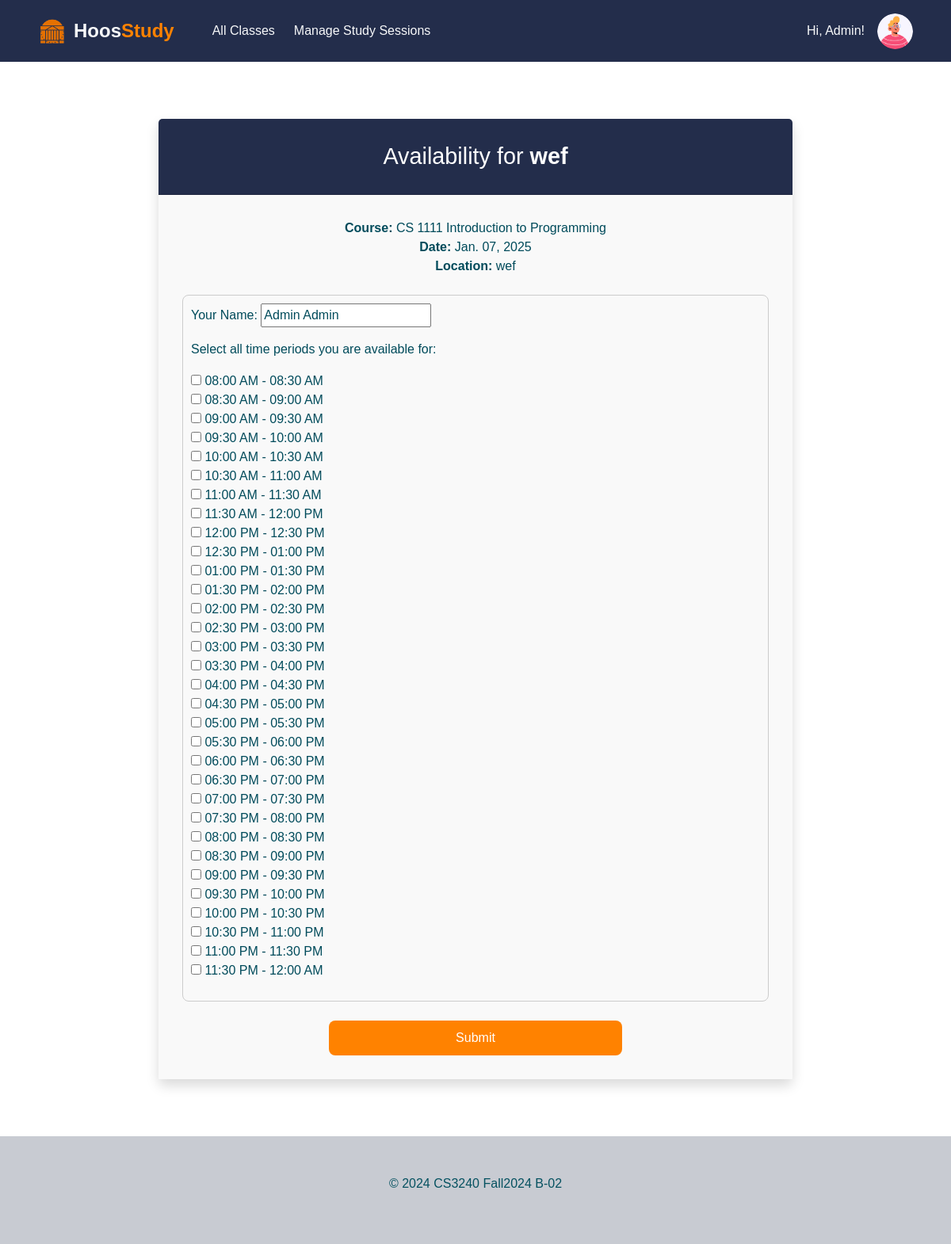
The page /availability/50 (signed in) on the database its author committed.
### hoos_study_app/models.py (models this page shows, shortened)
class User(AbstractUser):
    YEAR_CHOICES = [
        ('1', 'First Year'),
        ('2', 'Second Year'),
        ('3', 'Third Year'),
        ('4', 'Fourth Year'),
    ]
    is_pma_admin = models.BooleanField(default=False)
    year = models.CharField(max_length=1, choices=YEAR_CHOICES,  null=True, blank=True)
    profile_picture = models.ImageField(
        upload_to='profile_pictures/', null=True, blank=True,
        validators=[validate_file_extension, validate_file_size],
        default=random_profile_picture
    )

class StudySession(models.Model): #what we need to keep track of in the tables
    name = models.CharField('Study Session Name', max_length=200)
    course_name = models.ForeignKey(Course, on_delete=models.CASCADE)
    date = models.DateTimeField('Study Session Date')
    created_by = models.CharField(max_length=200)
    owner = models.ForeignKey(User, on_delete=models.CASCADE, related_name="owned_sessions", null=True, blank=True)
    description = models.CharField(max_length=400)
    location_name = models.CharField('Study Session Location', max_length=200)
    room_number = models.CharField(max_length=50, null=True, blank = True, default="No room number provided")
    description_of_location = models.CharField(max_length=400 )
    attendees = models.ManyToManyField(User, related_name="study_session") # now allows users to sign up for many sessions

class Course(models.Model):
    mnemonic = models.CharField(max_length=4, default="GEN")
    number = models.IntegerField(default=1000)
    title = models.CharField(max_length=100, default="HOOS")
    students = models.ManyToManyField(User, related_name="courses", blank=True)
    semester = models.CharField(max_length=20, default="N/A")
    def __str__(self):
        return f"{self.mnemonic} {self.number} {self.title}"

### hoos_study_app/views.py (the view)
# urls.py: path("availability/<int:session_id>", views.give_availability, name='give-availability'),
@login_required
@cache_control(no_cache=True, must_revalidate=True, no_store=True)
def give_availability(request, session_id):
    submitted = False
    session = get_object_or_404(StudySession, pk=session_id)
    course_id = session.course_name.id
    if request.method == 'POST':
        form = AvailabilityForm(request.POST, user=request.user)
        form.fields['time_slots'].choices = create_time_choices()
        if form.is_valid():
            availability = form.save(commit=False)
            if isinstance(availability.time_slots, list):
                availability.time_slots = ", ".join(availability.time_slots)
            availability.session = session
            availability.save()
            time.sleep(0.1)
            if request.user not in session.attendees.all():
                session.attendees.add(request.user)
                session.save()
                print(f"Added {request.user.username} as an attendee to the session: {session.name}")
            print(f"Saved availability for {availability.user_name} with time slots {availability.time_slots}")
        else:
            print("Form validation errors:", form.errors)
        return redirect(
            f"{reverse('hoos_study_app:give-availability', kwargs={'session_id': session.id})}?submitted=True&course_id={course_id}&session_id={session.id}"
            )
    else:
        form = AvailabilityForm(user=request.user)
        form.fields['time_slots'].choices = create_time_choices()
        if 'submitted' in request.GET:
            submitted = True
    availabilities = StudySessionAvailability.objects.filter(session=session).all()
    return render(request, 'hoos_study_app/availability.html', {'session': session,
                                                                'availabilities': availabilities,
                                                                'form': form, 'submitted': submitted, 'course_id': course_id,
                                                                })

### hoos_study_app/forms.py (shortened to what this page needs)
class AvailabilityForm(forms.ModelForm):
    time_slots = forms.MultipleChoiceField(
        widget = forms.CheckboxSelectMultiple,
        label= "Select all time periods you are available for"
    )
    class Meta:
        model = StudySessionAvailability
        fields = ('user_name', 'time_slots')
    def __init__(self, *args, **kwargs):
        user = kwargs.pop('user', None)
        super().__init__(*args, **kwargs)
        if user:
            self.fields['user_name'].initial = f"{user.first_name} {user.last_name}"

### hoos_study_app/views.py (called while the page is built)
def create_time_choices():
    choices = []
    cur_time = datetime.strptime("08:00", "%H:%M")
    end_time = datetime.strptime("23:30", "%H:%M")
    while cur_time <= end_time:
        next_time = cur_time + timedelta(minutes=30)
        format_time_range = (cur_time.strftime("%I:%M %p") + " - " + next_time.strftime("%I:%M %p"))
        choices.append((format_time_range, format_time_range))
        cur_time = next_time
    return choices

### hoos_study_app/templates/hoos_study_app/availability.html (shortened to what this page needs)
{% extends "base.html" %}
{% load bootstrap5 %}
{% block content %}
<div class="container my-5 d-flex justify-content-center">
    <div class="card border-0 shadow">
        <div class="card-header text-white text-center">
            <h2 class="mb-0">
                Availability for <strong>{{ session.name }}</strong>
            </h2>
        </div>
        <div class="card-body">
            <p class="text-center mb-4" style="color: #004b5b;">
                <strong>Course:</strong> {{ session.course_name }} <br>
                <strong>Date:</strong> {{ session.date|date:"M. d, Y" }} <br>
                <strong>Location:</strong> {{ session.location_name }}
            </p>
            {% if submitted %}
                <div class="alert alert-success text-center">
                    Your availability has been submitted! Thank you.
                </div>
                <div class="d-flex flex-column align-items-center mt-4">
                    <a href="{% url 'hoos_study_app:study_session_dashboard' course_id=course_id session_id=session.id %}"
                       class="btn btn-outline-light">
                        Go Back to Study Session
                    </a>
                </div>
            {% else %}
                <form action="" method="POST" class="needs-validation">
                    <div class="form-group mb-3">
                        <div id="checkbox-container">
                            {{ form.as_p }}
                        </div>
                    </div>
                    <div class="d-flex justify-content-center mt-4">
                        <input type="submit" value="Submit" class="btn btn-primary">
                    </div>
                </form>
            {% endif %}
        </div>
    </div>
</div>
{% endblock %}

### hoos_study_app/templates/base.html (shortened to what this page needs)
<!DOCTYPE html>
<html lang="en">
<head>
    {% load static %}
    <link rel="stylesheet" href="{% static 'hoos_study_app/css/styles.css' %}">
    <link href="https://cdn.jsdelivr.net/npm/bootstrap@5.3.3/dist/css/bootstrap.min.css" rel="stylesheet"
>
    <link rel="stylesheet" href="https://cdn.jsdelivr.net/npm/bootstrap-icons@1.11.3/font/bootstrap-icons.min.css">
</head>
<body class="d-flex flex-column min-vh-100">
  <header class="navbar navbar-expand-lg py-3" style="background-color: #232D4B;">
    <nav class="container-xxl px-5">
      <div class="collapse navbar-collapse text-light" id="navbarToggler">
        <a class="navbar-brand d-flex align-items-center me-5 fw-bold text-light" href="{% url 'hoos_study_app:home' %}" style="text-decoration: none;">
            <img src="{% static 'hoos_study_app/img/rotundaIcon.png' %}"
                alt="Rotunda Icon"
                style="width: 35px; height: 35px; margin-right: 10px;">
            <span style="font-size: 1.5rem; font-weight: bold;">Hoos<span style="color: #FF8200;">Study</span></span>
        </a>
        <a class="nav-link me-4" href="{% url 'hoos_study_app:class-list' %}">
          All Classes
        </a>
        {% if user.is_pma_admin %}
        <a class="nav-link me-4" href="{% url 'hoos_study_app:pma-manage-study-sessions' %}">
          Manage Study Sessions
        </a>
        {% endif %}
      </div>
      <div class="ms-auto">
        {% if user.is_authenticated %}
        <div class="d-flex align-items-center text-light">
          <p class="me-3 mb-0">Hi, {{ user.first_name }}!</p>
          <div id="profile-picture-dropdown" class="nav-item dropdown">
            <a class="nav-link dropdown-toggle" href="#" role="button" data-bs-toggle="dropdown" aria-expanded="false">
              <img id="profile-picture"
                 class="rounded-circle"
                 src="{% if user.profile_picture %}{{ user.profile_picture.url }}{% endif %}"
                 style="width: 45px; height: 45px; object-fit: cover;">
            </a>
          </div>
        </div>
        {% else %}
          <a href="{% url 'account_login' %}" class="btn btn-light">
            <i class="bi bi-box-arrow-in-right me-1"></i>
            Log In
          </a>
        {% endif %}
      </div>
    </nav>
  </header>
  {% block main %}
  <div id="content" class="container-xxl px-5 flex-grow-1 my-4 text-info-emphasis">
    {% block content %}{% endblock %}
  </div>
  {% endblock main %}
  <div class="py-5" style="background-color: #C8CBD2;">
    <footer class="container-xxl text-center text-info-emphasis">
      <p>© 2024 CS3240 Fall2024 B-02</p>
    </footer>
  </div>
</body>

### static/hoos_study_app/css/styles.css (style rules this page uses)
#profile-picture-dropdown .nav-link.dropdown-toggle::after { display: none; }

### hoos_study_app/templates/hoos_study_app/availability.html (style rules this page uses)
body { font-family: Arial, sans-serif; }
.card { width: 100%; max-width: 800px; }
.card-header { background-color: #232D4B; padding: 30px 0; }
.card-header h2 { font-size: 1.8rem; color: #ffffff; }
.card-body { padding: 30px; background-color: #F9F9F9; }
.card-body p, .card-body label, .card-body input, .card-body select, .card-body textarea { color: #004b5b; }
.card-body strong { color: #004b5b; }
#checkbox-container { padding: 10px; border: 1px solid #ccc; border-radius: 8px; }
input[type="submit"] { background-color: #FF8200; border: none; width: 50%; color: #ffffff; font-size: 1rem; padding: 10px; border-radius: 8px; }

### rows shown on the page
User: first_name "Admin", profile_picture (picture)
StudySession: name "wef", course_name "CS 1111 Introduction to Programming", date "Jan. 07, 2025", location_name "wef"
